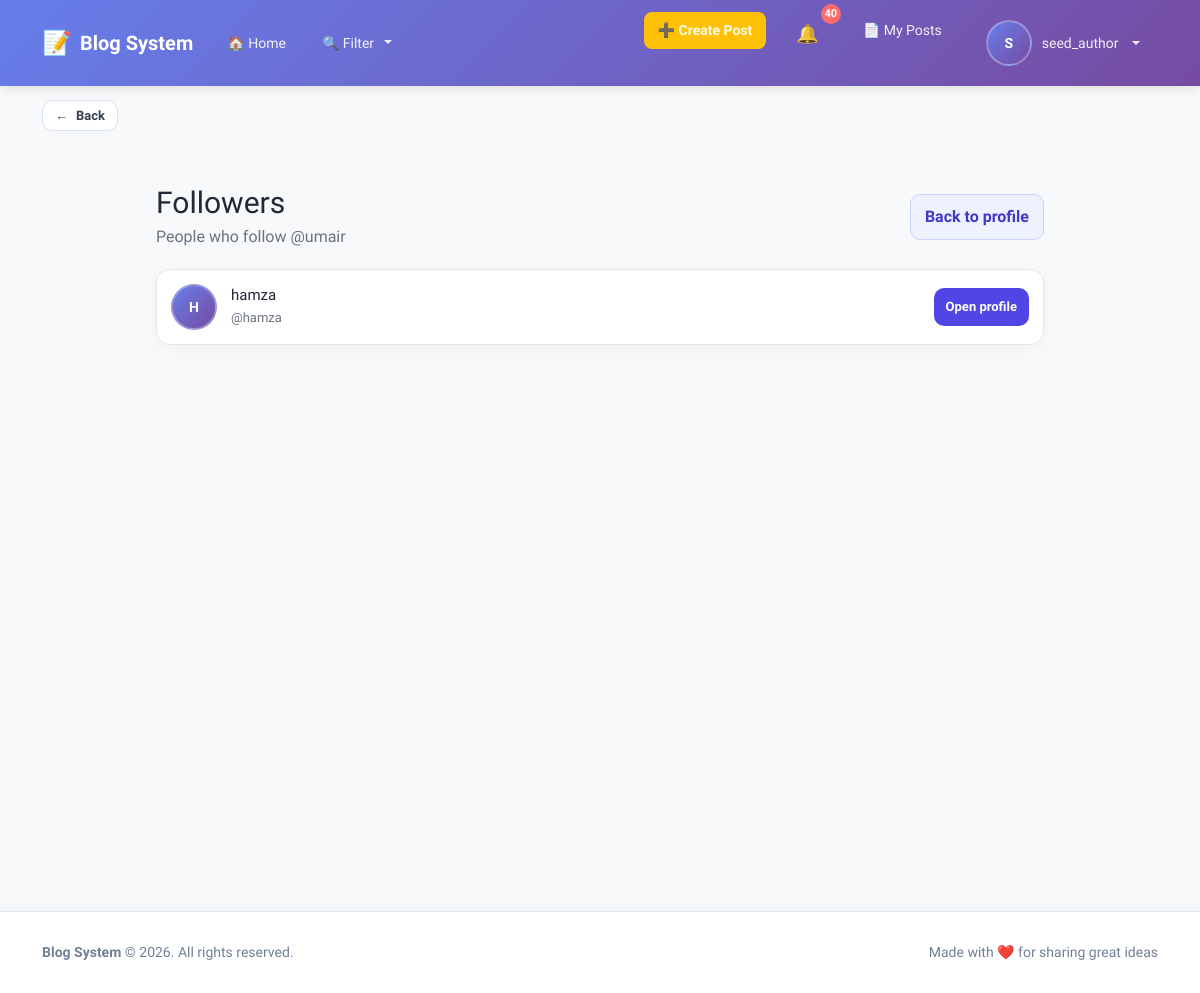
Screenshot of /profile/4/followers/ (signed in) with the database file from the repository.
### blog/models.py (models this page shows)
class CustomUser(AbstractUser):
    email = models.EmailField(unique=True)

### blog/views.py (the view)
# urls.py: path('profile/<int:user_id>/followers/', follower_list_view, name='followers_list'),
@login_required
def follower_list_view(request, user_id):
    profile_user = get_object_or_404(CustomUser, id=user_id)
    followers = CustomUser.objects.filter(following_users__following=profile_user).distinct()
    return render(
        request,
        "profile/followers_list.html",
        {"profile_user": profile_user, "followers": followers},
    )

### blog/context_processors.py (called while the page is built)
def notifications_badge(request):
    if request.user.is_authenticated:
        unread_count = Notification.objects.filter(user=request.user, is_read=False).count()
    else:
        unread_count = 0
    return {"unread_notifications_count": unread_count}

def navbar_context(request):
    all_categories = Category.objects.all().order_by("name")
    selected_category_ids = []
    if request.GET:
        selected_category_ids = [int(id) for id in request.GET.getlist("categories") if id and id != "all"]
    return {
        "all_categories": all_categories,
        "selected_category_ids": selected_category_ids,
    }

### templates/profile/followers_list.html (shortened to what this page needs)
{% extends 'base.html' %}
{% block content %}
<div class="connections-page">
    <div class="connections-header">
        <div>
            <h1> Followers</h1>
            <p>People who follow @{{ profile_user.username }}</p>
        </div>
        <a href="{% if request.user.id == profile_user.id %}{% url 'blog:profile' %}{% else %}{% url 'blog:other_profile' profile_user.id %}{% endif %}" class="back-btn">
             Back to profile
        </a>
    </div>
    {% if followers %}
        <div class="users-grid">
            {% for follower in followers %}
                <article class="user-card">
                    <div class="user-avatar">{{ follower.username|first|upper }}</div>
                    <div class="user-info">
                        <h3>{{ follower.get_full_name|default:follower.username }}</h3>
                        <p>@{{ follower.username }}</p>
                    </div>
                    <a href="{% if follower.id == request.user.id %}{% url 'blog:profile' %}{% else %}{% url 'blog:other_profile' follower.id %}{% endif %}" class="open-profile-btn">
                        Open profile
                    </a>
                </article>
            {% endfor %}
        </div>
    {% else %}
        <div class="empty-state">
            <i class="fas fa-user-slash"></i>
            <p>No followers yet.</p>
        </div>
    {% endif %}
</div>
{% endblock %}

### templates/includes/navbar.html (shortened to what this page needs)
<nav class="navbar navbar-expand-lg navbar-light">
    <div class="container">
        <a class="navbar-brand" href="{% url 'blog:home' %}">
            <span class="brand-icon">📝</span>
            <strong>Blog System</strong>
        </a>
        <div class="collapse navbar-collapse" id="navbarContent">
            <ul class="navbar-nav me-auto">
                <li class="nav-item">
                    <a class="nav-link" href="{% url 'blog:home' %}">
                        🏠 Home
                    </a>
                </li>
                <li class="nav-item dropdown">
                    <a class="nav-link dropdown-toggle filter-toggle" href="#" id="filterDropdown" role="button" data-bs-toggle="dropdown" aria-expanded="false">
                        🔍 Filter
                    </a>
                </li>
            </ul>
            <ul class="navbar-nav ms-auto">
                {% if user.is_authenticated %}
                    <li class="nav-item me-2">
                        <a class="nav-link btn-create-post" href="{% url 'blog:create_post' %}">
                            ➕ Create Post
                        </a>
                    </li>
                    <li class="nav-item me-2">
                        <a class="nav-link notifications-link" href="{% url 'blog:notifications_list' %}">
                            <span class="notification-icon">🔔</span>
                            <span class="notification-badge" id="notif-count">{{ unread_notifications_count }}</span>
                        </a>
                    </li>
                    <li class="nav-item me-2">
                        <a class="nav-link" href="{% url 'blog:my_posts' %}">
                            📄 My Posts
                        </a>
                    </li>
                    <li class="nav-item dropdown">
                        <a class="nav-link dropdown-toggle user-dropdown" href="#" id="userDropdown" role="button" data-bs-toggle="dropdown" aria-expanded="false">
                            <span class="user-avatar">{{ user.username|first|upper }}</span>
                            {{ user.username }}
                        </a>
                    </li>
                {% endif %}
            </ul>
        </div>
    </div>
</nav>

### templates/base.html (style rules this page uses)
:root { --primary-color: #667eea; --secondary-color: #764ba2; --light-bg: #f8f9fa; --card-shadow: 0 2px 12px rgba(0, 0, 0, 0.08); --hover-shadow: 0 8px 24px rgba(0, 0, 0, 0.12); }
* { font-family: 'Segoe UI', Tahoma, Geneva, Verdana, sans-serif; }
html, body { height: 100%; }
body { background-color: var(--light-bg); color: #2d3748; }

### templates/includes/navbar.html (style rules this page uses)
.navbar { background: linear-gradient(135deg, #667eea 0%, #764ba2 100%); box-shadow: 0 2px 12px rgba(0, 0, 0, 0.12); padding: 12px 0; }
.navbar-brand { font-size: 20px; font-weight: 700; color: white !important; display: flex; align-items: center; gap: 8px; transition: all 0.3s ease; }
.brand-icon { font-size: 24px; }
.navbar-nav .nav-link { color: rgba(255, 255, 255, 0.9) !important; font-weight: 500; font-size: 14px; transition: all 0.3s ease; padding: 8px 14px !important; border-radius: 8px; margin: 0 4px; }
.btn-create-post { background-color: #ffc107 !important; color: #2d3748 !important; font-weight: 600 !important; border-radius: 8px !important; padding: 10px 16px !important; transition: all 0.3s ease; }
.notifications-link { position: relative; display: flex; align-items: center; gap: 6px; }
.notification-icon { font-size: 18px; }
.notification-badge { display: inline-flex; align-items: center; justify-content: center; background-color: #ff6b6b; color: white; border-radius: 50%; width: 20px; height: 20px; font-size: 11px; font-weight: 700; position: absolute; top: -8px; right: -8px; }
.user-dropdown { display: flex; align-items: center; gap: 10px !important; }
.user-avatar { display: inline-flex; align-items: center; justify-content: center; width: 32px; height: 32px; background-color: rgba(255, 255, 255, 0.2); border-radius: 50%; font-weight: 700; font-size: 14px; color: white; border: 2px solid rgba(255, 255, 255, 0.3); }
.filter-toggle { position: relative; }
.filter-toggle::after { content: ''; display: inline-block; margin-left: 6px; vertical-align: 0.255em; border-top: 0.3em solid; border-right: 0.3em solid transparent; border-bottom: 0; border-left: 0.3em solid transparent; transition: transform 0.2s ease; }

### templates/profile/followers_list.html (style rules this page uses)
.connections-page { max-width: 920px; margin: 0 auto; padding: 24px 16px; }
.connections-header { display: flex; justify-content: space-between; align-items: center; gap: 16px; margin-bottom: 20px; flex-wrap: wrap; }
.connections-header h1 { margin: 0 0 4px; font-size: 30px; color: #1f2937; }
.connections-header p { margin: 0; color: #6b7280; }
.back-btn { text-decoration: none; color: #4338ca; background: #eef2ff; border: 1px solid #c7d2fe; padding: 10px 14px; border-radius: 10px; font-weight: 600; }
.users-grid { display: grid; gap: 12px; }
.user-card { display: flex; align-items: center; gap: 14px; background: #fff; border: 1px solid #e5e7eb; border-radius: 14px; padding: 14px; box-shadow: 0 4px 16px rgba(15, 23, 42, 0.04); }
.user-avatar { width: 46px; height: 46px; border-radius: 50%; background: linear-gradient(135deg, #667eea, #764ba2); color: #fff; display: flex; align-items: center; justify-content: center; font-weight: 700; flex-shrink: 0; }
.user-info { flex: 1; min-width: 0; }
.user-info h3 { margin: 0; font-size: 15px; color: #1f2937; }
.user-info p { margin: 4px 0 0; color: #6b7280; font-size: 13px; }
.open-profile-btn { text-decoration: none; background: #4f46e5; color: #fff; border-radius: 10px; padding: 9px 12px; font-weight: 600; font-size: 13px; white-space: nowrap; }

### rows the page displays
CustomUser: username|first "S", username "seed_author"
CustomUser: username "umair"
CustomUser: username|first "H", get_full_name "hamza", username "hamza"

### other values shown
{{ unread_notifications_count }} "40"
